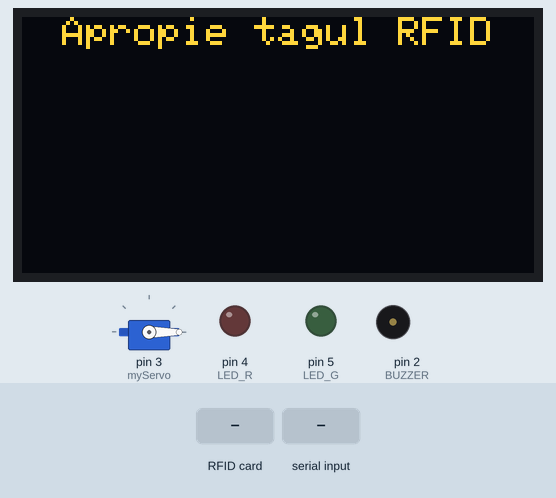
This sketch was run on a simulated Arduino Uno, built with avr-gcc and run on an emulated ATmega328P. On the bench: servo, 128×64 one-colour display, output pins drawn as LEDs (lit = HIGH), buzzer (waves = sounding). The test bench sets the inputs (shaded band). The OLED is the two-colour kind (top 16 rows yellow); pins used as bus, display or sensor lines are not drawn; what the sketch prints to the serial monitor is not drawn.

Above: at 1.3 s.
1.4 s: RFID card 5E 7A 19 C4 held to the reader
At 2.3 s:
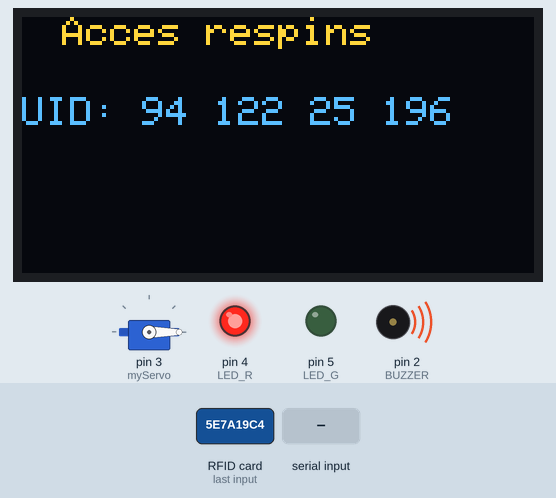
4.0 s: "A" received over the second serial link
At 5.3 s:
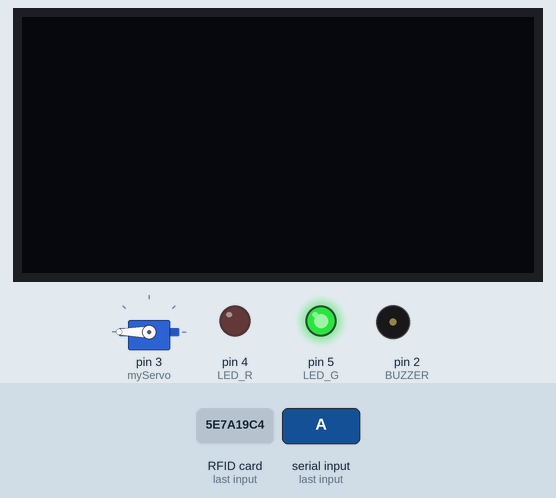
At 8.6 s:
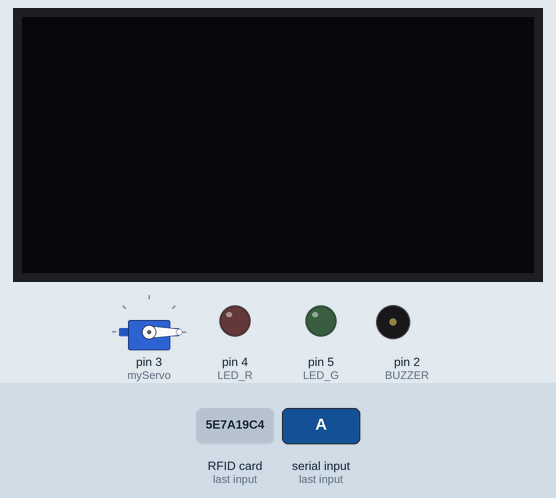
Timing chart, 0 to 10.1 s (numbered marks = the images above; inputs shaded):
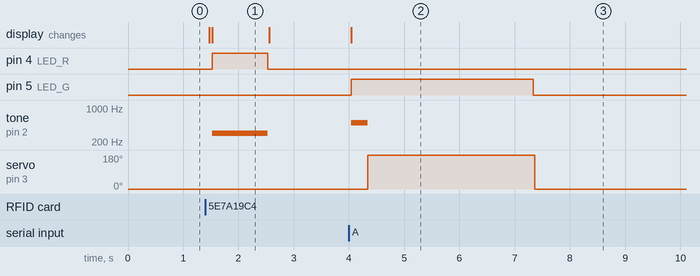

Measured:
- after the input at 1.4 s, pin 4 (LED_R): LOW → HIGH after 0.13 s, → LOW 1.0 s later; tone on pin 2 (BUZZER): silent → 300 Hz after 0.13 s, → silent 1.0 s later; the display: first changes after 0.07 s (image 1 shows a later state)
- after the input at 4.0 s, pin 5 (LED_G): LOW → HIGH at once, → LOW 3.3 s later; tone on pin 2 (BUZZER): silent → 500 Hz at once, → silent 0.30 s later; servo on pin 3 (myServo): 0° → 180° after 0.34 s, → 0° 3.0 s later; the display: changes at once (image 2)
- what the display in image 1 shows lasts 1.1 s, from 1.5 s to 2.6 s

The sketch:

rfid_bluetooth_oled_v1.ino
```cpp
#include <MFRC522.h>
#include <Adafruit_GFX.h>
#include <Adafruit_SSD1306.h>
#include <SPI.h>
#include <Servo.h>
#include <SoftwareSerial.h>

#define OLED_RESET -1
Adafruit_SSD1306 display(OLED_RESET);

#define SS_PIN 10
#define RST_PIN 9
#define LED_G 5
#define LED_R 4
#define BUZZER 2
Servo myServo;
int bluetoothTX = 0;
int bluetoothRX = 1;

SoftwareSerial Blue(bluetoothTX, bluetoothRX);

MFRC522 rfid(SS_PIN, RST_PIN);

//MFRC522::MIFARE_Key key;

int code[] = {243, 213, 106, 14};
//int codeRead = 0;
String uidString;

//bool authorized = false;

void setup() {
  Serial.begin(9600);
  SPI.begin();
  Blue.begin(9600);
  myServo.attach(3);
  myServo.write(0);
  pinMode(LED_G, OUTPUT);
  pinMode(LED_R, OUTPUT);
  pinMode(BUZZER, OUTPUT);
  digitalWrite(LED_G, LOW);
  digitalWrite(LED_R, LOW);
  noTone(BUZZER);
  rfid.PCD_Init();


  display.begin(SSD1306_SWITCHCAPVCC, 0x3C);
  display.clearDisplay();

  display.setTextColor(WHITE);
  display.setTextSize(1);
  display.setCursor(10, 0);
  display.print("Apropie tagul RFID");
  display.display();
}

void loop() {


  if (rfid.PICC_IsNewCardPresent()) {
    readRFID();
  }

  if (Blue.available() > 0) {
    unsigned int servopos = Blue.read();
    if (servopos == 'A') {

      display.clearDisplay();
      display.setCursor(10, 0);
      display.print("Acces autorizat");
      display.display();

      digitalWrite(LED_G, HIGH);
      tone(BUZZER, 500);
      delay(300);
      noTone(BUZZER);
      myServo.write(180);
      delay(3000);
      myServo.write(0);
      digitalWrite(LED_G, LOW);


      display.clearDisplay();
      display.setCursor(10, 0);
      display.print("Apropie tagul RFID");
      display.display();
    }
  }
}

void readRFID()
{

  rfid.PICC_ReadCardSerial();
  Serial.print(F("\nTip PICC: "));
  MFRC522::PICC_Type piccType = rfid.PICC_GetType(rfid.uid.sak);
  Serial.println(rfid.PICC_GetTypeName(piccType));
  // Check is the PICC of Classic MIFARE type
  if (piccType != MFRC522::PICC_TYPE_MIFARE_MINI &&
    piccType != MFRC522::PICC_TYPE_MIFARE_1K &&
    piccType != MFRC522::PICC_TYPE_MIFARE_4K) {
    Serial.println(F("Tagul utilizat nu este unul tip MIFARE Classic."));
    return;
  }

  clearUID();

  Serial.println("Scanned PICC's UID:");
  printDec(rfid.uid.uidByte, rfid.uid.size);

  uidString = String(rfid.uid.uidByte[0]) + " " + String(rfid.uid.uidByte[1]) + " " + String(rfid.uid.uidByte[2]) + " " + String(rfid.uid.uidByte[3]);

  printUID();

  int i = 0;
  bool match = true;
  while (i < rfid.uid.size) {
    if (!(rfid.uid.uidByte[i] == code[i])) {
      match = false;
    }
    i++;
  }

  if (match) {
    Serial.println("\nTAG existent in baza de date");
    display.clearDisplay();
    display.setCursor(10, 0);
    display.print("Acces autorizat");
    display.display();
    printUID();

    digitalWrite(LED_G, HIGH);
    tone(BUZZER, 500);
    delay(300);
    noTone(BUZZER);
    myServo.write(180);
    delay(3000);
    myServo.write(0);
    digitalWrite(LED_G, LOW);

    display.clearDisplay();
    display.setCursor(10, 0);
    display.print("Apropie tagul RFID");
    display.display();
    clearUID();

  } else {
    Serial.println("\nTag necunoscut");
    display.clearDisplay();
    display.setCursor(10, 0);
    display.print("Acces respins");
    display.display();
    printUID();
    digitalWrite(LED_R, HIGH);
    tone(BUZZER, 300);
    delay(1000);
    digitalWrite(LED_R, LOW);
    noTone(BUZZER);

    display.clearDisplay();
    display.setCursor(10, 0);
    display.print("Apropie tagul RFID");
    display.display();
    clearUID();
  }

  rfid.PICC_HaltA();
  rfid.PCD_StopCrypto1();
}

void printDec(byte* buffer, byte bufferSize) {
  for (byte i = 0; i < bufferSize; i++) {
    Serial.print(buffer[i] < 0x10 ? " 0" : " ");
    Serial.print(buffer[i], DEC);
  }
}

void clearUID() {
  display.setTextColor(BLACK);
  display.setTextSize(1);
  display.setCursor(30, 20);
  display.print(uidString);
  display.display();
}

void printUID() {
  display.setTextColor(WHITE);
  display.setTextSize(1);
  display.setCursor(0, 20);
  display.print("UID: ");
  display.setCursor(30, 20);
  display.print(uidString);
  display.display();
}
```
